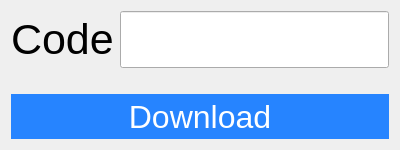
<?xml version="1.0" encoding="UTF-8"?>
<ui version="4.0">
 <class>DownloadSharedDialog</class>
 <widget class="QDialog" name="DownloadSharedDialog">
  <property name="geometry">
   <rect>
    <x>0</x>
    <y>0</y>
    <width>400</width>
    <height>150</height>
   </rect>
  </property>
  <property name="maximumSize">
   <size>
    <width>16777215</width>
    <height>175</height>
   </size>
  </property>
  <property name="windowTitle">
   <string>Dialog</string>
  </property>
  <layout class="QVBoxLayout" name="verticalLayout">
   <item>
    <layout class="QHBoxLayout" name="horizontalLayout">
     <item>
      <widget class="QLabel" name="codeLabel">
       <property name="font">
        <font>
         <pointsize>32</pointsize>
        </font>
       </property>
       <property name="text">
        <string>Code</string>
       </property>
      </widget>
     </item>
     <item>
      <widget class="QLineEdit" name="codeLineEdit">
       <property name="font">
        <font>
         <pointsize>32</pointsize>
        </font>
       </property>
       <property name="styleSheet">
        <string notr="true">min-height: 1.25em</string>
       </property>
      </widget>
     </item>
    </layout>
   </item>
   <item>
    <spacer name="verticalSpacer">
     <property name="orientation">
      <enum>Qt::Vertical</enum>
     </property>
     <property name="sizeHint" stdset="0">
      <size>
       <width>20</width>
       <height>40</height>
      </size>
     </property>
    </spacer>
   </item>
   <item>
    <widget class="QPushButton" name="downloadButton">
     <property name="minimumSize">
      <size>
       <width>0</width>
       <height>45</height>
      </size>
     </property>
     <property name="styleSheet">
      <string notr="true">QPushButton {
    color: white;
    font-size: 24pt;
    background-color: #2684FF;
    border: 0;
    padding: 0 10px;
}
QPushButton:hover {
    background-color: #2276E4;
}
QPushButton:pressed {
    background-color: #2065BF;
}</string>
     </property>
     <property name="text">
      <string>Download</string>
     </property>
    </widget>
   </item>
  </layout>
 </widget>
 <resources/>
 <connections/>
</ui>
